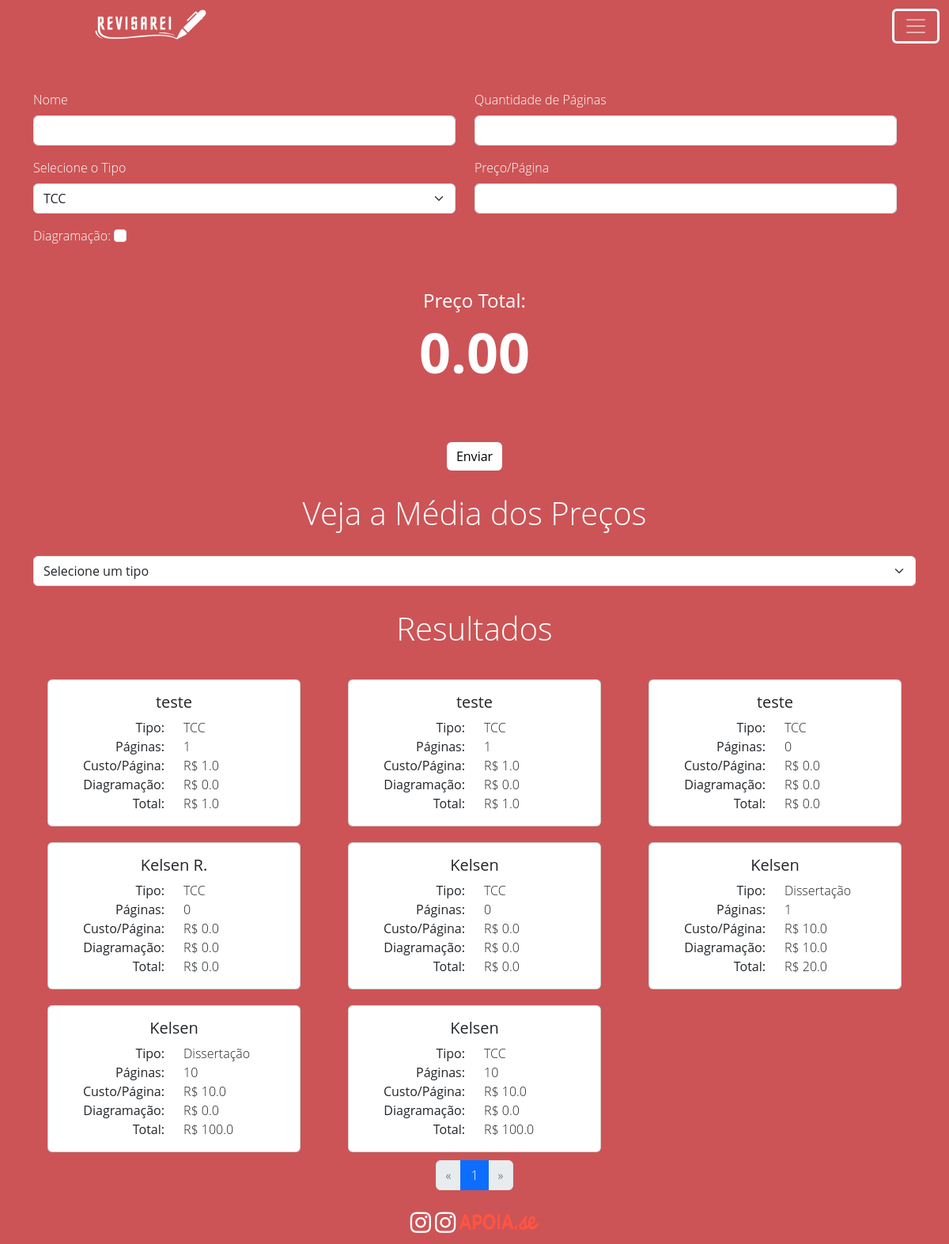
The page / on the database its author committed.
### Hudsons/models.py (models this page shows, shortened)
class CalcRevisao(models.Model):
    id = models.AutoField(primary_key=True)
    usuario = models.ForeignKey(User, on_delete=models.CASCADE, null=True, blank=True)  # Chave estrangeira para Usuario
    name = models.CharField(max_length=40)
    tipo = models.CharField(max_length=50, choices=[
        ('tcc', 'TCC'),
        ('dissertacao', 'Dissertação'),
        ('tese','Tese'),
        ('outros','Outros'),
    ])
    quant_pag = models.IntegerField()
    custo_pag = models.FloatField()
    diagramacao = models.BooleanField()
    custo_diagramacao = models.FloatField(null=True, blank=True, default=0.0)
    custo = models.FloatField(default=0.0)
    data = models.DateTimeField(auto_now=True)

### Hudsons/views.py (the view)
# urls.py: path('', views.index, name='index'),
def index(request):
    calcs = CalcRevisao.objects.all().order_by('-data')
    tipos_com_total = (
        CalcRevisao.objects
        .values("tipo")
        .annotate(total=Count("id"))
        .filter(total__gt=10)  # Filtra tipos com mais de 10 resultados
        .order_by("tipo")
        .values_list("tipo", flat=True)
    )
    tipos = CalcRevisao.objects.values_list('tipo', flat=True).distinct().order_by('tipo')
    user_id = request.user.id if request.user.is_authenticated else None
    user_name = request.user.get_username() if request.user.is_authenticated else ""
    paginator = Paginator(calcs, 12)
    page_number = request.GET.get('page')  # Número da página na URL
    page_obj = paginator.get_page(page_number)  # Objeto da página atual
    if request.method == 'POST':
        form = CalcForm(request.POST)
        if form.is_valid():
            form.save()
            return redirect("/")  # Redireciona para a própria página após salvar
    else:
        form = CalcForm()
    context = {
        'page_obj': page_obj,
        'form': form,
        'tipos': tipos,  # Apenas tipos com mais de 10 resultados
        'user_id': user_id,
        'user_name': user_name,
    }
    return render(request, 'Hudsons/index.html', context)

### Hudsons/templates/Hudsons/index.html (shortened to what this page needs)
{% extends "base.html" %}
{% load static %}
{% block content %}
<form method="POST" action="{% url 'index' %}">
    <div class="container mt-5">
        <div class="row align-items-start">
            <div class="row mb-3">
                <div class="col-md-6">
                    <div class="form-group">
                        <label class="form-label" for="nome" style="color: white;">Nome</label>
                        <input
                            type="text"
                            name="name"
                            id="nome"
                            class="form-control"
                            value="{% if user.is_authenticated %}{{ user_name }}{% else %}{{ form.name.value|default:'' }}{% endif %}"
                            {% if user.is_authenticated %}readonly{% endif %}>
                    </div>
                </div>
                <div class="col-md-6">
                    <div class="form-group">
                        <label class="form-label" for="quantidadedepaginas" style="color: white;">Quantidade de Páginas</label>
                        {{ form.quant_pag }}
                    </div>
                </div>
            </div>
            <div class="row mb-3">
                <div class="col-md-6">
                    <div class="form-group">
                        <label class="form-label" for="tipo" style="color: white;">Selecione o Tipo</label>
                        {{ form.tipo }}
                    </div>
                </div>
                <div class="col-md-6">
                    <div class="form-group">
                        <label class="form-label" for="custo_pag" style="color: white;">Preço/Página</label>
                        {{ form.custo_pag }}
                    </div>
                </div>
            </div>
            <div class="row mb-3">
                <div class="col-md-6">
                    <div class="form-group" style="height: 100%;">
                        <label for="diagrama" style="color: white;">Diagramação:</label>
                        {{ form.diagramacao }}
                    </div>
                </div>
                <div class="col-md-6">
                </div>
            </div>
            <div class="container mt-4 col-md-6">
                <div class="alert alert-success text-center" role="alert" style="background-color: transparent; border: none; box-shadow: none; justify-content: center; align-items: center;">
                    <h4 class="alert-heading" style="color: white">Preço Total:</h4>
                    <p style="font-weight: 700;font-size: 70px; color: white" id="preco" class="display-4">R$ 0.00</p>
                </div>
            </div>
        </div>
        <div style="text-align: center;">
            <input style="background-color: white; color: black; border: none;" type="submit" class="btn btn-success mt-4" value="Enviar">
        </div>
    </div>
</form>
<h1 class="display-1 fs-1" style="margin: 20px 0;">Veja a Média dos Preços</h1>
<div class="container">
    <div class="mb-3">
        <select id="tipo" class="form-select">
            <option value="">Selecione um tipo</option>
        </select>
    </div>
</div>
<h1 class="display-1 fs-1" style="margin: 20px 0;">Resultados</h1>
<div class="container">
    <div class="row">
        {% for calculo in page_obj %}
            <div class="col-md-4 d-flex justify-content-center">
                <div class="card" style="width: 20rem; margin: 10px;">
                    <div class="card-body">
                        <h5 class="card-title text-center">{{ calculo.name }}</h5>
                        <div class="container">
                            <div class="row">
                                <div class="col-6 text-end">
                                    <strong>Tipo:</strong>
                                </div>
                                <div class="col-6 text-start">
                                    <span>{{ calculo.get_tipo_display }}</span>
                                </div>
                            </div>
                            <div class="row">
                                <div class="col-6 text-end">
                                    <strong>Páginas:</strong>
                                </div>
                                <div class="col-6 text-start">
                                    <span>{{ calculo.quant_pag }}</span>
                                </div>
                            </div>
                            <div class="row">
                                <div class="col-6 text-end">
                                    <strong>Custo/Página:</strong>
                                </div>
                                <div class="col-6 text-start">
                                    <span>R$ {{ calculo.custo_pag }}</span>
                                </div>
                            </div>
                            <div class="row">
                                <div class="col-6 text-end">
                                    <strong>Diagramação:</strong>
                                </div>
                                <div class="col-6 text-start">
                                    <span>R$ {{ calculo.custo_diagramacao }}</span>
                                </div>
                            </div>
                            <div class="row">
                                <div class="col-6 text-end">
                                    <strong>Total:</strong>
                                </div>
                                <div class="col-6 text-start">
                                    <span>R$ {{ calculo.custo }}</span>
                                </div>
                            </div>
                        </div>
                    </div>
                </div>
            </div>
        {% endfor %}
    </div>
    {% if page_obj.paginator.count == 0 %}
        <p class="text-center" style="color: white">Nenhum dado coletado.</p>
    {% else %}
        <nav aria-label="Paginação">
            <ul class="pagination justify-content-center">
                {% if page_obj.has_previous %}
                    <li class="page-item">
                        <a class="page-link" href="?page={{ page_obj.previous_page_number }}" aria-label="Anterior">
                            <span aria-hidden="true">&laquo;</span>
                        </a>
                    </li>
                {% else %}
                    <li class="page-item disabled">
                        <span class="page-link">&laquo;</span>
                    </li>
                {% endif %}
                {% for page_num in page_obj.paginator.page_range %}
                    {% if page_num == page_obj.number %}
                        <li class="page-item active"><span class="page-link">{{ page_num }}</span></li>
                    {% else %}
                        <li class="page-item"><a class="page-link" href="?page={{ page_num }}">{{ page_num }}</a></li>
                    {% endif %}
                {% endfor %}
                {% if page_obj.has_next %}
                    <li class="page-item">
                        <a class="page-link" href="?page={{ page_obj.next_page_number }}" aria-label="Próximo">
                            <span aria-hidden="true">&raquo;</span>
                        </a>
                    </li>
                {% else %}
                    <li class="page-item disabled">
                        <span class="page-link">&raquo;</span>
                    </li>
                {% endif %}
            </ul>
        </nav>
    {% endif %}
</div>
{% endblock  %}

### Hudsons/templates/base.html (shortened to what this page needs)
{% load static %}
<!DOCTYPE html>
<html lang="en">
<head>
  <link href="https://cdn.jsdelivr.net/npm/bootstrap@5.3.3/dist/css/bootstrap.min.css" rel="stylesheet" />
  <link href="https://cdnjs.cloudflare.com/ajax/libs/font-awesome/6.0.0-beta3/css/all.min.css" rel="stylesheet">
  <link href="https://cdn.jsdelivr.net/npm/bootstrap@5.3.0/dist/css/bootstrap.min.css" rel="stylesheet">
</head>
<body>
  <nav class="navbar navbar-dark bg-transparent" style="width: 100%;">
    <div class="container-fluid">
      <div class="image-container" style="padding-left: 10%">
        <a href="{% url 'index' %}">
          <img class="img-fluid" style="width: 150px; height: 50px;" src="{% static 'img/Revisarei.png' %}" alt="Revisarei">
        </a>
      </div>
      <div class="image-container" style="padding-right: 1%">
        <button class="navbar-toggler" style="border: 3px solid white;" type="button" data-bs-toggle="offcanvas" data-bs-target="#offcanvasDarkNavbar" aria-controls="offcanvasDarkNavbar" aria-label="Toggle navigation">
          <span class="navbar-toggler-icon"></span>
        </button>
      </div>
    </div>
  </nav>
  {% block content %}{% endblock %}
  <footer style="text-align: center; padding: 10px; display: flex; justify-content: center; gap: 5px;">
    <a href="https://www.instagram.com/kelsen_rian/" target="_blank">
      <i class="fab fa-instagram" style="font-size: 30px; color: white;"></i>
    </a>
    <a href="https://www.instagram.com/prof.hudsonlopes/" target="_blank">
      <i class="fab fa-instagram" style="font-size: 30px; color: white;"></i>
    </a>
    <a href="https://www.apoia.se/revisarei" target="_blank">
      <img class="img-fluid" style="width: 100px; height: 20px;" src="{% static 'img/logoapoiase.png' %}" alt="Apoiase">
    </a>
  </footer>
</body>
</html>

### Hudsons/templates/base.html (style rules this page uses)
body { background-color: #cc5456; color: black; margin: 0; padding-top: 0px; }
h1 { text-align: center; }
.container-fluid { width: 100%; padding: 0; }
h1 { background-color: #cc5456; color: white; padding: 10px; position: relative; line-height: 2; font-weight: 300; }
* { font-family: 'Open Sans', sans-serif; font-weight: 300; }

### rows shown on the page
CalcRevisao: name "teste", tipo "TCC", quant_pag "1", custo_pag "1.0", custo_diagramacao "0.0", custo "1.0"
CalcRevisao: name "teste", tipo "TCC", quant_pag "1", custo_pag "1.0", custo_diagramacao "0.0", custo "1.0"
CalcRevisao: name "teste", tipo "TCC", quant_pag "0", custo_pag "0.0", custo_diagramacao "0.0", custo "0.0"
CalcRevisao: name "Kelsen R.", tipo "TCC", quant_pag "0", custo_pag "0.0", custo_diagramacao "0.0", custo "0.0"
CalcRevisao: name "Kelsen", tipo "TCC", quant_pag "0", custo_pag "0.0", custo_diagramacao "0.0", custo "0.0"
CalcRevisao: name "Kelsen", tipo "Dissertação", quant_pag "1", custo_pag "10.0", custo_diagramacao "10.0", custo "20.0"
CalcRevisao: name "Kelsen", tipo "Dissertação", quant_pag "10", custo_pag "10.0", custo_diagramacao "0.0", custo "100.0"
CalcRevisao: name "Kelsen", tipo "TCC", quant_pag "10", custo_pag "10.0", custo_diagramacao "0.0", custo "100.0"

### other values the page prints
{{ page_num }} "1"
